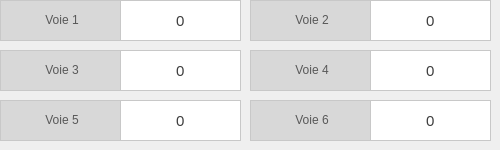
      <widget class="QWidget" name="page_4G">
       <widget class="QSpinBox" name="spinBox_auto_channel_1_4G">
        <property name="geometry">
         <rect>
          <x>120</x>
          <y>0</y>
          <width>121</width>
          <height>41</height>
         </rect>
        </property>
        <property name="font">
         <font>
          <family>Segoe UI</family>
          <pointsize>11</pointsize>
          <italic>false</italic>
          <bold>false</bold>
         </font>
        </property>
        <property name="styleSheet">
         <string notr="true">border: 1px solid rgb(200, 200, 200);
font: 11pt &quot;Segoe UI&quot;;
color: rgb(62, 62, 62);</string>
        </property>
        <property name="alignment">
         <set>Qt::AlignCenter</set>
        </property>
        <property name="buttonSymbols">
         <enum>QAbstractSpinBox::NoButtons</enum>
        </property>
        <property name="suffix">
         <string/>
        </property>
        <property name="prefix">
         <string/>
        </property>
        <property name="minimum">
         <number>0</number>
        </property>
        <property name="maximum">
         <number>4095</number>
        </property>
        <property name="value">
         <number>0</number>
        </property>
       </widget>
       <widget class="QLabel" name="label_auto_channel_1_4G">
        <property name="geometry">
         <rect>
          <x>0</x>
          <y>0</y>
          <width>121</width>
          <height>41</height>
         </rect>
        </property>
        <property name="styleSheet">
         <string notr="true">background-color: rgb(216, 216, 216);
border: 1px solid rgb(200, 200, 200);
font: 700 9pt &quot;Segoe UI&quot;;
color: rgb(88, 88, 88);</string>
        </property>
        <property name="text">
         <string>&lt;html&gt;&lt;head/&gt;&lt;body&gt;&lt;p align=&quot;center&quot;&gt;Voie 1&lt;/p&gt;&lt;/body&gt;&lt;/html&gt;</string>
        </property>
       </widget>
       <widget class="QLabel" name="label_auto_channel_2_4G">
        <property name="geometry">
         <rect>
          <x>250</x>
          <y>0</y>
          <width>121</width>
          <height>41</height>
         </rect>
        </property>
        <property name="styleSheet">
         <string notr="true">background-color: rgb(216, 216, 216);
border: 1px solid rgb(200, 200, 200);
font: 700 9pt &quot;Segoe UI&quot;;
color: rgb(88, 88, 88);</string>
        </property>
        <property name="text">
         <string>&lt;html&gt;&lt;head/&gt;&lt;body&gt;&lt;p align=&quot;center&quot;&gt;Voie 2&lt;/p&gt;&lt;/body&gt;&lt;/html&gt;</string>
        </property>
       </widget>
       <widget class="QSpinBox" name="spinBox_auto_channel_2_4G">
        <property name="geometry">
         <rect>
          <x>370</x>
          <y>0</y>
          <width>121</width>
          <height>41</height>
         </rect>
        </property>
        <property name="font">
         <font>
          <family>Segoe UI</family>
          <pointsize>11</pointsize>
          <italic>false</italic>
          <bold>false</bold>
         </font>
        </property>
        <property name="styleSheet">
         <string notr="true">border: 1px solid rgb(200, 200, 200);
font: 11pt &quot;Segoe UI&quot;;
color: rgb(62, 62, 62);</string>
        </property>
        <property name="alignment">
         <set>Qt::AlignCenter</set>
        </property>
        <property name="buttonSymbols">
         <enum>QAbstractSpinBox::NoButtons</enum>
        </property>
        <property name="suffix">
         <string/>
        </property>
        <property name="prefix">
         <string/>
        </property>
        <property name="minimum">
         <number>0</number>
        </property>
        <property name="maximum">
         <number>4095</number>
        </property>
        <property name="value">
         <number>0</number>
        </property>
       </widget>
       <widget class="QLabel" name="label_auto_channel_4_4G">
        <property name="geometry">
         <rect>
          <x>250</x>
          <y>50</y>
          <width>121</width>
          <height>41</height>
         </rect>
        </property>
        <property name="styleSheet">
         <string notr="true">background-color: rgb(216, 216, 216);
border: 1px solid rgb(200, 200, 200);
font: 700 9pt &quot;Segoe UI&quot;;
color: rgb(88, 88, 88);</string>
        </property>
        <property name="text">
         <string>&lt;html&gt;&lt;head/&gt;&lt;body&gt;&lt;p align=&quot;center&quot;&gt;Voie 4&lt;/p&gt;&lt;/body&gt;&lt;/html&gt;</string>
        </property>
       </widget>
       <widget class="QSpinBox" name="spinBox_auto_channel_4_4G">
        <property name="geometry">
         <rect>
          <x>370</x>
          <y>50</y>
          <width>121</width>
          <height>41</height>
         </rect>
        </property>
        <property name="font">
         <font>
          <family>Segoe UI</family>
          <pointsize>11</pointsize>
          <italic>false</italic>
          <bold>false</bold>
         </font>
        </property>
        <property name="styleSheet">
         <string notr="true">border: 1px solid rgb(200, 200, 200);
font: 11pt &quot;Segoe UI&quot;;
color: rgb(62, 62, 62);</string>
        </property>
        <property name="alignment">
         <set>Qt::AlignCenter</set>
        </property>
        <property name="buttonSymbols">
         <enum>QAbstractSpinBox::NoButtons</enum>
        </property>
        <property name="suffix">
         <string/>
        </property>
        <property name="prefix">
         <string/>
        </property>
        <property name="minimum">
         <number>0</number>
        </property>
        <property name="maximum">
         <number>4095</number>
        </property>
        <property name="value">
         <number>0</number>
        </property>
       </widget>
       <widget class="QLabel" name="label_auto_channel_3_4G">
        <property name="geometry">
         <rect>
          <x>0</x>
          <y>50</y>
          <width>121</width>
          <height>41</height>
         </rect>
        </property>
        <property name="styleSheet">
         <string notr="true">background-color: rgb(216, 216, 216);
border: 1px solid rgb(200, 200, 200);
font: 700 9pt &quot;Segoe UI&quot;;
color: rgb(88, 88, 88);</string>
        </property>
        <property name="text">
         <string>&lt;html&gt;&lt;head/&gt;&lt;body&gt;&lt;p align=&quot;center&quot;&gt;Voie 3&lt;/p&gt;&lt;/body&gt;&lt;/html&gt;</string>
        </property>
       </widget>
       <widget class="QSpinBox" name="spinBox_auto_channel_3_4G">
        <property name="geometry">
         <rect>
          <x>120</x>
          <y>50</y>
          <width>121</width>
          <height>41</height>
         </rect>
        </property>
        <property name="font">
         <font>
          <family>Segoe UI</family>
          <pointsize>11</pointsize>
          <italic>false</italic>
          <bold>false</bold>
         </font>
        </property>
        <property name="styleSheet">
         <string notr="true">border: 1px solid rgb(200, 200, 200);
font: 11pt &quot;Segoe UI&quot;;
color: rgb(62, 62, 62);
</string>
        </property>
        <property name="alignment">
         <set>Qt::AlignCenter</set>
        </property>
        <property name="buttonSymbols">
         <enum>QAbstractSpinBox::NoButtons</enum>
        </property>
        <property name="suffix">
         <string/>
        </property>
        <property name="prefix">
         <string/>
        </property>
        <property name="minimum">
         <number>0</number>
        </property>
        <property name="maximum">
         <number>4095</number>
        </property>
        <property name="value">
         <number>0</number>
        </property>
       </widget>
       <widget class="QLabel" name="label_auto_channel_5_4G">
        <property name="geometry">
         <rect>
          <x>0</x>
          <y>100</y>
          <width>121</width>
          <height>41</height>
         </rect>
        </property>
        <property name="styleSheet">
         <string notr="true">background-color: rgb(216, 216, 216);
border: 1px solid rgb(200, 200, 200);
font: 700 9pt &quot;Segoe UI&quot;;
color: rgb(88, 88, 88);</string>
        </property>
        <property name="text">
         <string>&lt;html&gt;&lt;head/&gt;&lt;body&gt;&lt;p align=&quot;center&quot;&gt;Voie 5&lt;/p&gt;&lt;/body&gt;&lt;/html&gt;</string>
        </property>
       </widget>
       <widget class="QSpinBox" name="spinBox_auto_channel_5_4G">
        <property name="geometry">
         <rect>
          <x>120</x>
          <y>100</y>
          <width>121</width>
          <height>41</height>
         </rect>
        </property>
        <property name="font">
         <font>
          <family>Segoe UI</family>
          <pointsize>11</pointsize>
          <italic>false</italic>
          <bold>false</bold>
         </font>
        </property>
        <property name="styleSheet">
         <string notr="true">border: 1px solid rgb(200, 200, 200);
font: 11pt &quot;Segoe UI&quot;;
color: rgb(62, 62, 62);
</string>
        </property>
        <property name="alignment">
         <set>Qt::AlignCenter</set>
        </property>
        <property name="buttonSymbols">
         <enum>QAbstractSpinBox::NoButtons</enum>
        </property>
        <property name="suffix">
         <string/>
        </property>
        <property name="prefix">
         <string/>
        </property>
        <property name="minimum">
         <number>0</number>
        </property>
        <property name="maximum">
         <number>4095</number>
        </property>
        <property name="value">
         <number>0</number>
        </property>
       </widget>
       <widget class="QLabel" name="label_auto_channel_6_4G">
        <property name="geometry">
         <rect>
          <x>250</x>
          <y>100</y>
          <width>121</width>
          <height>41</height>
         </rect>
        </property>
        <property name="styleSheet">
         <string notr="true">background-color: rgb(216, 216, 216);
border: 1px solid rgb(200, 200, 200);
font: 700 9pt &quot;Segoe UI&quot;;
color: rgb(88, 88, 88);</string>
        </property>
        <property name="text">
         <string>&lt;html&gt;&lt;head/&gt;&lt;body&gt;&lt;p align=&quot;center&quot;&gt;Voie 6&lt;/p&gt;&lt;/body&gt;&lt;/html&gt;</string>
        </property>
       </widget>
       <widget class="QSpinBox" name="spinBox_auto_channel_6_4G">
        <property name="geometry">
         <rect>
          <x>370</x>
          <y>100</y>
          <width>121</width>
          <height>41</height>
         </rect>
        </property>
        <property name="font">
         <font>
          <family>Segoe UI</family>
          <pointsize>11</pointsize>
          <italic>false</italic>
          <bold>false</bold>
         </font>
        </property>
        <property name="styleSheet">
         <string notr="true">border: 1px solid rgb(200, 200, 200);
font: 11pt &quot;Segoe UI&quot;;
color: rgb(62, 62, 62);
</string>
        </property>
        <property name="alignment">
         <set>Qt::AlignCenter</set>
        </property>
        <property name="buttonSymbols">
         <enum>QAbstractSpinBox::NoButtons</enum>
        </property>
        <property name="suffix">
         <string/>
        </property>
        <property name="prefix">
         <string/>
        </property>
        <property name="minimum">
         <number>0</number>
        </property>
        <property name="maximum">
         <number>4095</number>
        </property>
        <property name="value">
         <number>0</number>
        </property>
       </widget>
      </widget>
